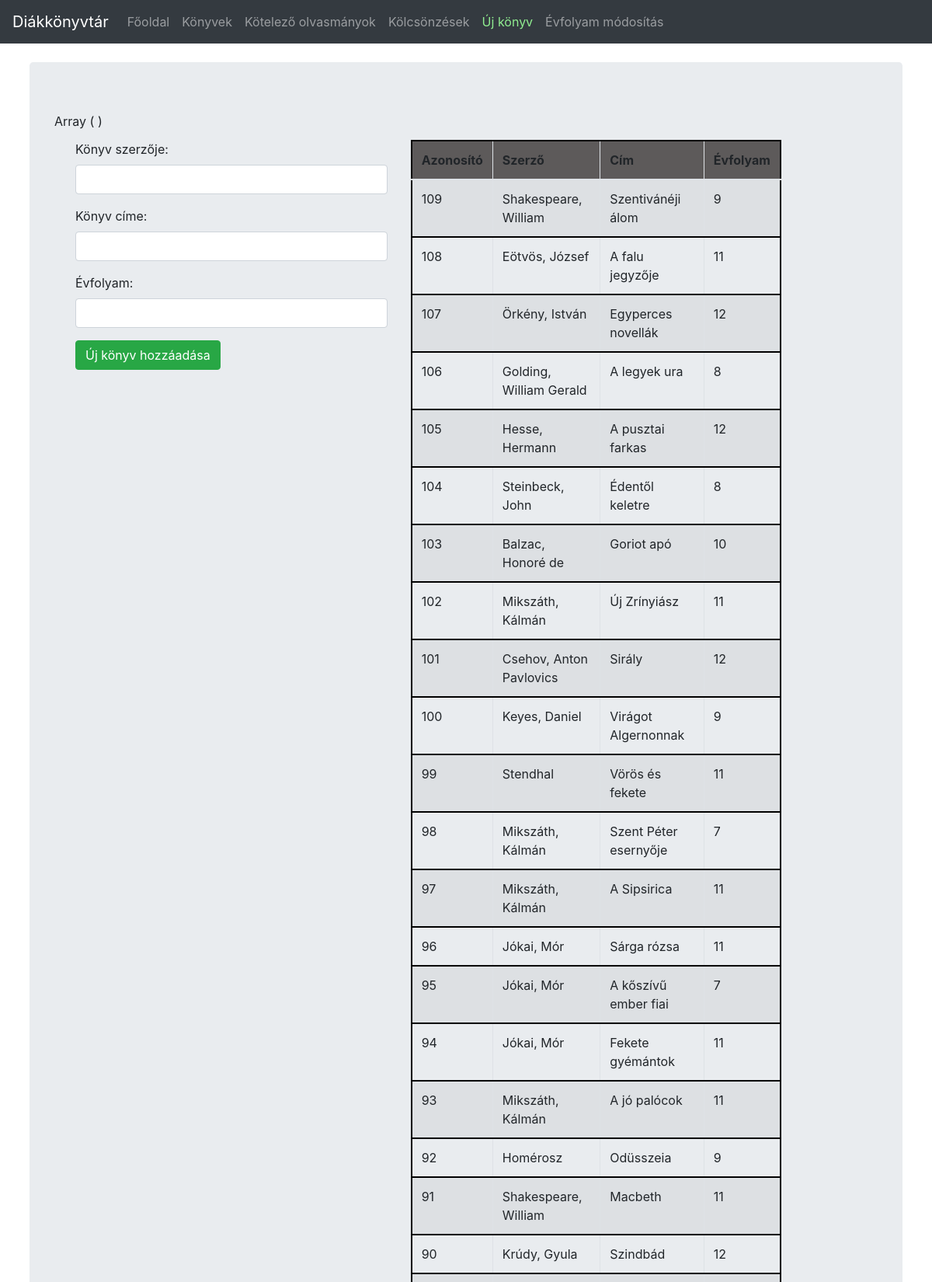
Screenshot of /Diakkonyvtar/index_.php?page=ujkonyv.php (upper part) with the database file from the repository.
### tables this page shows
CREATE TABLE `mu` (
  `az` int(3) NOT NULL,
  `szerzo` varchar(34) DEFAULT NULL,
  `cim` varchar(27) DEFAULT NULL,
  `evfolyam` int(2) DEFAULT NULL
);

### Diakkonyvtar/ujkonyv.php (the view, shortened to what this page needs)
<?php
print_r($_POST);
function megjelenit($db,&$tbl){
    $sql="select * from mu order by az desc";
    $stmt=$db->prepare($sql);
    $stmt->execute();
    while($row=$stmt->fetch()){
    extract($row);
    $tbl.="<tr><td>{$az}</td><td>{$szerzo}</td><td>{$cim}</td><td>{$evfolyam}</td></tr>";
    }
}
megjelenit($db,$tbl);
?>
<div class="row m-1 p-2">
    <div class="col-5">
        <form method="post">
            <div class="form-group">
                <label for="">Könyv szerzője: </label>
                    <input type="text" name="szerzo" class="form-control" required>
            </div>
            <div class="form-group">
                <label for="">Könyv címe: </label>
                    <input type="text" name="cim" class="form-control" required>
            </div>
            <div class="form-group">
                <label for="">Évfolyam: </label>
                    <input type="number" name="evfolyam" class="form-control" required>
            </div>
                <input type="submit" name="insert" value="Új könyv hozzáadása" class="btn btn-success rounded">
        </form>
    </div>
    <div class="col-5">
        <table class="table table-bordered table-striped">
            <thead>
                <th>Azonosító</th>
                <th>Szerző</th>
                <th>Cím</th>
                <th>Évfolyam</th>
            </thead>
            <tbody>
                <?=$tbl?>
            </tbody>
        </table>
    </div>
</div>

### Diakkonyvtar/style.css (style rules this page uses)
table,thead,tbody,tr,td,th { border: 2px solid black; }
thead { background-color: rgb(93, 90, 90); }

### Diakkonyvtar/index_.php (style rules this page uses)
body { min-height: 75rem; padding-top: 4.5rem; }

### rows the page displays
mu: az "109", szerzo "Shakespeare, William", cim "Szentivánéji álom", evfolyam "9"
mu: az "108", szerzo "Eötvös, József", cim "A falu jegyzője", evfolyam "11"
mu: az "107", szerzo "Örkény, István", cim "Egyperces novellák", evfolyam "12"
mu: az "106", szerzo "Golding, William Gerald", cim "A legyek ura", evfolyam "8"
mu: az "105", szerzo "Hesse, Hermann", cim "A pusztai farkas", evfolyam "12"
mu: az "104", szerzo "Steinbeck, John", cim "Édentől keletre", evfolyam "8"
mu: az "103", szerzo "Balzac, Honoré de", cim "Goriot apó", evfolyam "10"
mu: az "102", szerzo "Mikszáth, Kálmán", cim "Új Zrínyiász", evfolyam "11"
mu: az "101", szerzo "Csehov, Anton Pavlovics", cim "Sirály", evfolyam "12"
mu: az "100", szerzo "Keyes, Daniel", cim "Virágot Algernonnak", evfolyam "9"
mu: az "99", szerzo "Stendhal", cim "Vörös és fekete", evfolyam "11"
mu: az "98", szerzo "Mikszáth, Kálmán", cim "Szent Péter esernyője", evfolyam "7"
mu: az "97", szerzo "Mikszáth, Kálmán", cim "A Sipsirica", evfolyam "11"
mu: az "96", szerzo "Jókai, Mór", cim "Sárga rózsa", evfolyam "11"
mu: az "95", szerzo "Jókai, Mór", cim "A kőszívű ember fiai", evfolyam "7"
mu: az "94", szerzo "Jókai, Mór", cim "Fekete gyémántok", evfolyam "11"
mu: az "93", szerzo "Mikszáth, Kálmán", cim "A jó palócok", evfolyam "11"
mu: az "92", szerzo "Homérosz", cim "Odüsszeia", evfolyam "9"
mu: az "91", szerzo "Shakespeare, William", cim "Macbeth", evfolyam "11"
mu: az "90", szerzo "Krúdy, Gyula", cim "Szindbád", evfolyam "12"
